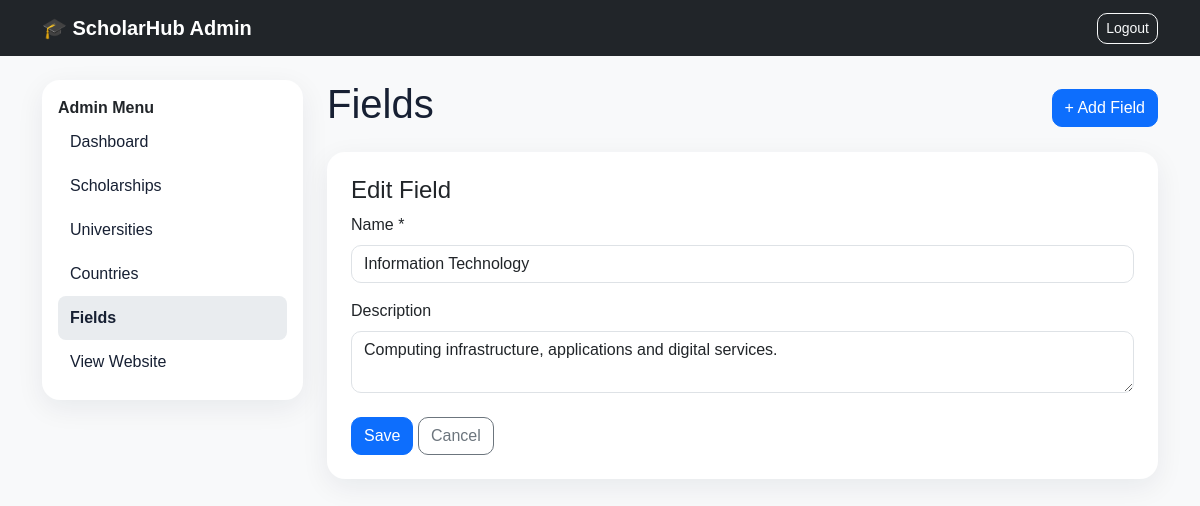
/admin/fields.php?action=edit&id=2 (signed in), run on the app's committed database.
### tables this page shows
CREATE TABLE IF NOT EXISTS fields (id INT AUTO_INCREMENT PRIMARY KEY,name VARCHAR(150) NOT NULL UNIQUE,description TEXT NULL,created_at TIMESTAMP DEFAULT CURRENT_TIMESTAMP);

### includes/functions.php (called while the page is built, shortened)
<?php
function e($v)
{
    return htmlspecialchars((string)$v, ENT_QUOTES, 'UTF-8');
}

### admin/fields.php (the view)
<?php require '../config/db.php';require '../includes/functions.php';need_admin();$a=$_GET['action']??'list';$id=(int)($_GET['id']??0);$err='';if($a==='delete'&&$id){$st=$pdo->prepare('DELETE FROM fields WHERE id=?');$st->execute([$id]);header('Location: fields.php');exit;}if($_SERVER['REQUEST_METHOD']==='POST'){$n=trim($_POST['name']);$d=trim($_POST['description']);if($n==='')$err='Field name is required.';else{if($id){$st=$pdo->prepare('UPDATE fields SET name=?,description=? WHERE id=?');$st->execute([$n,$d,$id]);}else{$st=$pdo->prepare('INSERT INTO fields(name,description) VALUES(?,?)');$st->execute([$n,$d]);}header('Location: fields.php');exit;}}$item=null;if($a==='edit'&&$id){$st=$pdo->prepare('SELECT * FROM fields WHERE id=?');$st->execute([$id]);$item=$st->fetch();}$title='Manage Fields';require '_header.php';?><div class="d-flex justify-content-between align-items-center mb-3"><h1>Fields</h1><a class="btn btn-primary" href="?action=add">+ Add Field</a></div><?php if($a==='add'||$a==='edit'): ?><div class="card p-4"><h4><?=$a==='edit'?'Edit':'Add'?> Field</h4><?php if($err):?><div class="alert alert-danger"><?=e($err)?></div><?php endif;?><form method="post"><label class="form-label">Name *</label><input class="form-control mb-3" name="name" value="<?=e($item['name']??'')?>" required><label class="form-label">Description</label><textarea class="form-control" name="description"><?=e($item['description']??'')?></textarea><button class="btn btn-primary mt-4">Save</button> <a class="btn btn-outline-secondary mt-4" href="fields.php">Cancel</a></form></div><?php else: ?><div class="table-card table-responsive"><table class="table"><thead><tr><th>Field</th><th>Description</th><th>Action</th></tr></thead><tbody><?php foreach($pdo->query('SELECT * FROM fields ORDER BY id DESC') as $r): ?><tr><td><?=e($r['name'])?></td><td><?=e($r['description'])?></td><td><a class="btn btn-sm btn-outline-dark" href="?action=edit&id=<?=$r['id']?>">Edit</a> <a data-confirm="Delete this field?" class="btn btn-sm btn-outline-danger" href="?action=delete&id=<?=$r['id']?>">Delete</a></td></tr><?php endforeach;?></tbody></table></div><?php endif;?><?php require '_footer.php'; ?>

### assets/css/style.css (style rules this page uses)
body { font-family: Arial, sans-serif; background: #f8f9fa; color: #172033 }
.card { border: 0; border-radius: 18px; box-shadow: 0 8px 28px rgba(20, 30, 50, .07) }
.btn, .form-control, .form-select { border-radius: 10px }

### data on the page
fields: name "Information Technology", description "Computing infrastructure, applications and digital services."
